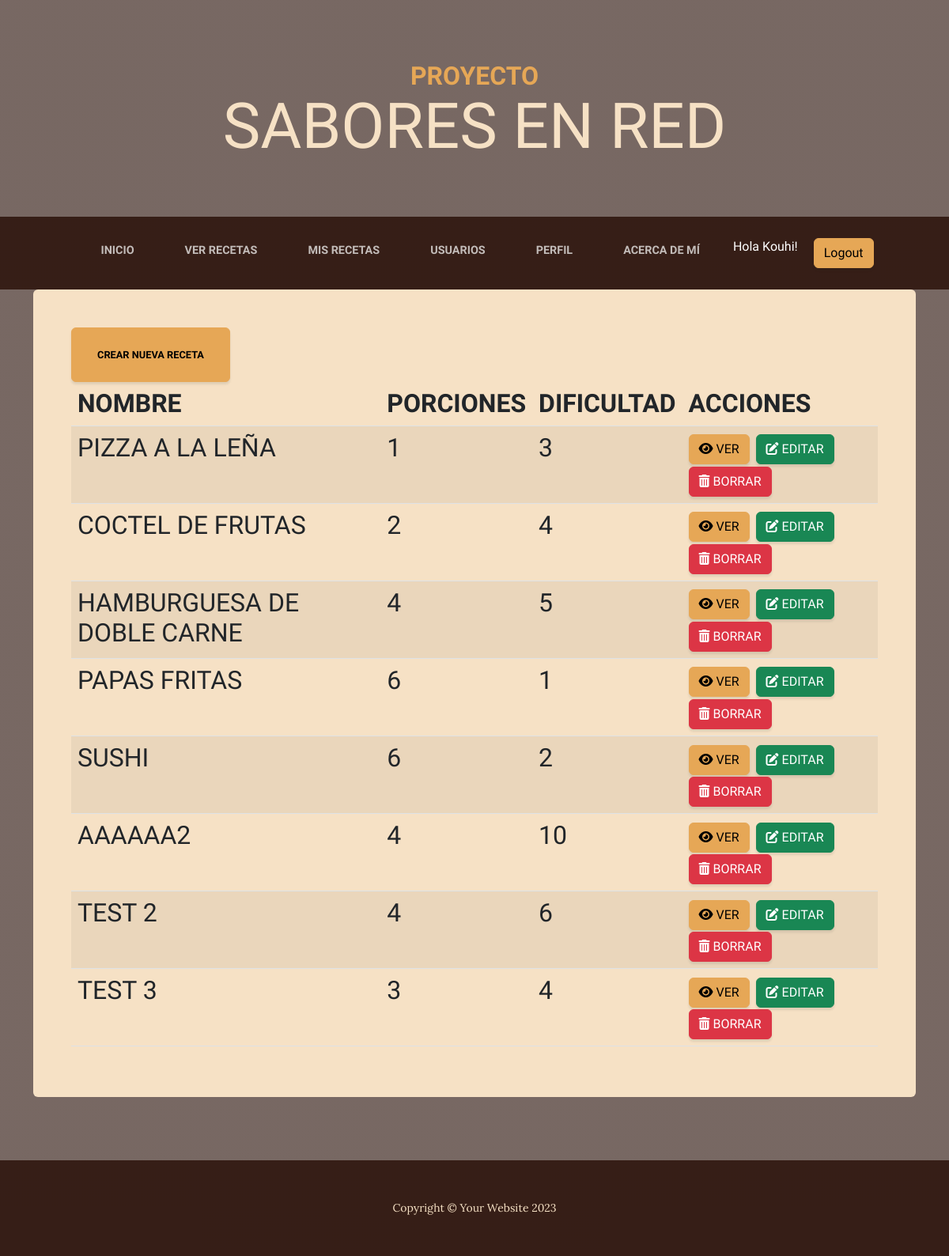
Before: /aplicacion/mis_recetas/ (signed in) with the older database file.
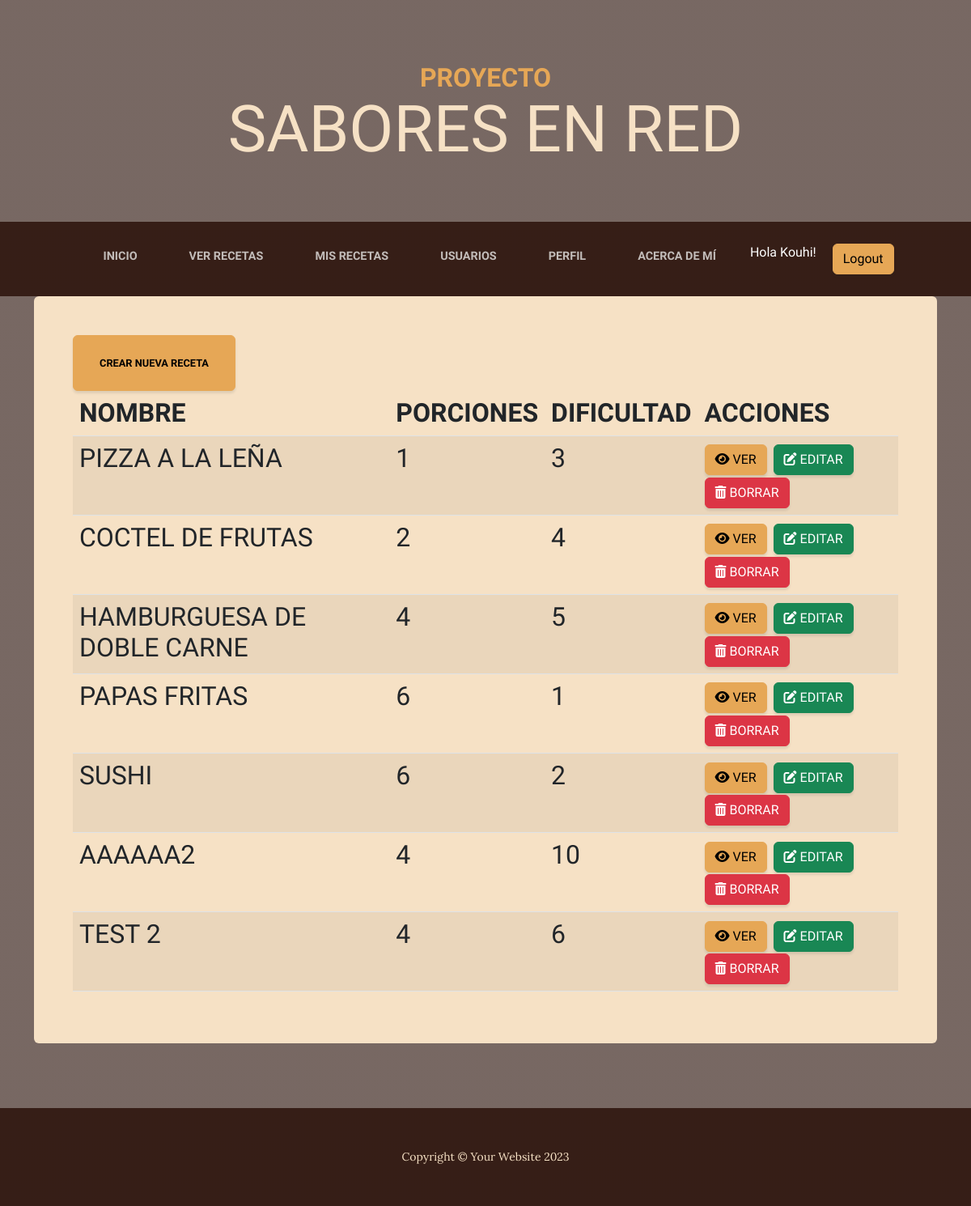
After: the same page with the newer database file.
### aplicacion/models.py (models this page shows, shortened)
class Recetas(models.Model):
    nombre = models.CharField(max_length=60)
    dificultad = models.IntegerField()
    porciones = models.IntegerField()
    ingredientes = models.CharField(max_length=1500)
    procedimiento = models.CharField(max_length=1500)
    usuario = models.ForeignKey(User, on_delete=models.CASCADE, default=1)
    imagen = models.ImageField(upload_to='comida/', blank=True, null=True)

### aplicacion/views.py (the view)
# urls.py: path('mis_recetas/', views.mis_recetas, name='mis_recetas'),
@login_required
def mis_recetas(request):
    recetass = Recetas.objects.filter(usuario=request.user)
    contexto = {'recetass': recetass}
    return render(request, "aplicacion/mis_recetas.html", contexto)

### aplicacion/templates/aplicacion/mis_recetas.html
{% extends 'aplicacion/home2.html' %}
{% block contenido %}
<div class="intro-button mx-auto"><a class="btn btn-primary btn-xl" href="{% url 'recetas_form' %}">Crear nueva receta</a></div>
{% if recetass %}
    <table class="table table-striped">
        <thead>
            <tr>
                <th>Nombre</th>
                <th>Porciones</th>
                <th>Dificultad</th>
                <th>Acciones</th>
            </tr>
        </thead>
        <tbody>
            {% for receta in recetass %}
                <tr>
                    <td>{{ receta.nombre }}</td>
                    <td>{{ receta.porciones }}</td>
                    <td>{{ receta.dificultad }}</td>
                    <td>
                        <a href="{% url 'mostrar_receta' receta_id=receta.id %}" class="btn btn-primary"><i class="fas fa-eye"></i> Ver</a>
                        <a href="{% url 'receta_edit' pk=receta.pk %}" class="btn btn-success"><i class="fas fa-edit"></i> Editar</a>
                        <a href="{% url 'receta_delete' pk=receta.pk %}" class="btn btn-danger"><i class="fas fa-trash-alt"></i> Borrar</a>
                    </td>
                </tr>
            {% endfor %}
        </tbody>
    </table>
{% else %}
    <p>No haz creado ninguna receta</p>
{% endif %}
{% endblock contenido %}

Changed rows visible on the page:
removed Recetas: nombre "TEST 3", porciones "3", dificultad "4"
